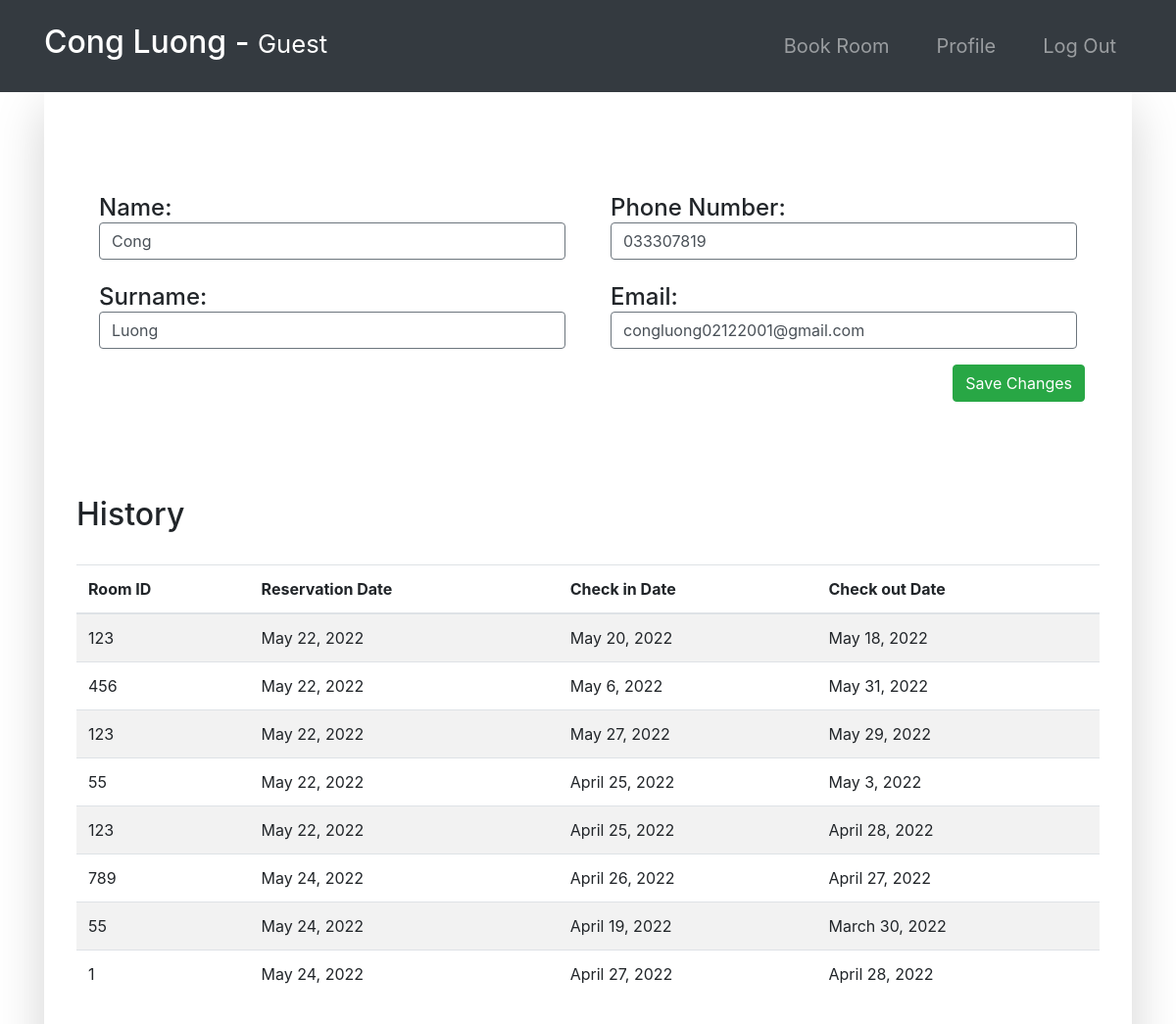
Page /guest-profile/2 (signed in) on the committed database.
### accounts/models.py (models this page shows, shortened)
class Guest(models.Model):
    user = models.OneToOneField(User, null=True, on_delete=models.CASCADE)
    phoneNumber = PhoneNumberField(unique=True)

### room/models.py (models this page shows, shortened)
class Booking(models.Model):
    roomNumber = models.ForeignKey(Room, on_delete=models.CASCADE)
    guest = models.ForeignKey(Guest, null=True, on_delete=models.CASCADE)
    dateOfReservation = models.DateField(default=timezone.now)
    startDate = models.DateField()
    endDate = models.DateField()

class Room(models.Model):
    ROOM_TYPES = (
        ('King', 'King'),
        ('Luxury', 'Luxury'),
        ('Normal', 'Normal'),
        ('Economic', 'Economic'),
    )
    number = models.IntegerField(primary_key=True)
    capacity = models.SmallIntegerField()
    numberOfBeds = models.SmallIntegerField()
    roomType = models.CharField(max_length=20, choices=ROOM_TYPES)
    price = models.FloatField()
    statusStartDate = models.DateField(null=True)
    statusEndDate = models.DateField(null=True)
    def __str__(self):
        return str(self.number)

### accounts/views.py (the view, shortened to what this page needs)
# urls.py: path('guest-profile/<str:pk>', guest_profile, name="guest-profile"),
@login_required(login_url='login')
def guest_profile(request, pk):
    tempUser = User.objects.get(id=pk)
    guest = Guest.objects.get(user=tempUser)
    role = str(request.user.groups.all()[0])
    path = role + "/"
    bookings = Booking.objects.filter(guest=guest)
    context = {
        "role": role,
        "guest": guest,
        "bookings": bookings
    }
    return render(request, path + "guest-profile.html", context)

### Templates/guest/guest-profile.html (shortened to what this page needs)
{% extends '../index.html' %}
{% block context %}
{% include '../common_pages/guest-profile.html' %}
{% endblock %}

### Templates/incs/nav.html (shortened to what this page needs)
<nav class="navbar navbar-dark bg-dark navbar-expand-lg py-3 " role="navigation">
    <div class="container">
        <a href="" class="navbar-brand">
            <h2 class="text-capitalize">
                {{ request.user.first_name }} {{ request.user.last_name }} -
                <small>
                    {{ role }}
                </small>
            </h2>
        </a>
        <div class="collapse navbar-collapse" id="navbarTags">
            <ul class="navbar-nav ml-auto">
                {% if role != 'guest' %}
                <li class="nav-item dropdown p-2">
                    <a class="nav-link dropdown-toggle" href="#" id="navbarDropdown" role="button"
                        data-toggle="dropdown" aria-haspopup="true" aria-expanded="false">
                        Options
                    </a>
                    <div class="dropdown-menu" aria-labelledby="navbarDropdown">
                        {% if role == 'admin' %}
                            <a class="dropdown-item" href="{% url 'guests'%}">Guests</a>
                            {% comment %} <a class="dropdown-item" href="{% url 'employees'%}">Employees</a> {% endcomment %}
                            {% comment %} <a class="dropdown-item" href="{% url 'events'%}">Events</a> {% endcomment %}
                            <a class="dropdown-item" href="{% url 'bookings' %}">Bookings</a>
                            <a class="dropdown-item" href="{% url 'rooms' %}">Rooms</a>
                            {% comment %} <a class="dropdown-item" href="{% url 'room-services' %}">Room Services</a> {% endcomment %}
                            {% comment %} <a class="dropdown-item" href="{% url 'announcements' %}">Announcements</a> {% endcomment %}
                            {% comment %} <a class="dropdown-item" href="{% url 'refunds' %}">Refunds</a> {% endcomment %}
                        {% elif role == 'manager' %}
                        <a class="dropdown-item" href="{% url 'guests'%}">Guests</a>
                        <a class="dropdown-item" href="{% url 'employees'%}">Employees</a>
                        <a class="dropdown-item" href="{% url 'events'%}">Events</a>
                        <a class="dropdown-item" href="{% url 'bookings' %}">Bookings</a>
                        <a class="dropdown-item" href="{% url 'rooms' %}">Rooms</a>
                        <a class="dropdown-item" href="{% url 'room-services' %}">Room Services</a>
                        <a class="dropdown-item" href="{% url 'announcements' %}">Announcements</a>
                        <a class="dropdown-item" href="{% url 'storage' %}">Storage</a>
                        <a class="dropdown-item" href="{% url 'refunds' %}">Refunds</a>
                        {% elif role == 'receptionist' %}
                        <a class="dropdown-item" href="{% url 'guests'%}">Guests Information</a>
                        <a class="dropdown-item" href="{% url 'rooms'%}">Room Information</a>
                        <a class="dropdown-item" href="{% url 'events'%}">Event Information</a>
                        <a class="dropdown-item" href="{% url 'bookings' %}">Booking Information</a>
                        <a class="dropdown-item" href="{% url 'announcements'%}">Announcements</a>
                        {% elif role == 'staff' %}
                        <a class="dropdown-item" href="{% url 'tasks'%}">My Tasks</a>
                        <a class="dropdown-item" href="{% url 'announcements'%}">Announcements</a>
                        <a class="dropdown-item" href="{% url 'food-menu'%}">Food Menu</a>
                        <a class="dropdown-item" href="{% url 'storage'%}">Storage</a>
                        {% endif %}
                    </div>
                </li>
                {%else%}
                <li class="nav-item mr-3 p-2">
                    {% if role == 'guest' or role == 'receptionist' or role == 'admin' or role == 'manager' %}
                    <a href="{% url 'rooms' %}" class="nav-link">Book Room</a>
                    {% endif %}
                    <li class="nav-item mr-3 p-2">
                        {% if role == 'guest' %}
                        <a href="{% url 'guest-profile' user.id %}" class="nav-link">Profile</a>
                        {% endif %}
                    </li>
                </li>
                {% endif %}
                <li class="nav-item p-2 ">
                    <a href="{% url 'logout' %}" class="nav-link">Log Out</a>
                </li>
            </ul>
        </div>
    </div>
</nav>

### Templates/common_pages/guest-profile.html (shortened to what this page needs)
<div class="container">
    <div class="shadow-lg p-5">
        <div class="row mt-5">
            <div class="col-6">
                <form action="" method="POST">
                    <div class="p-2 h4">
                        <span>Name:</span>
                        {% if guest.user.id != request.user.id %}
                        <span class="font-weight-normal">{{guest.user.first_name}} </span>
                        {% else %}
                        <input type="text" class="form-control border border-secondary" id="id_first_name"
                            value="{{guest.user.first_name}}" name="first_name">
                        {% endif %}
                    </div>
                    <div class="p-2 h4">
                        <span>Surname:</span>
                        {% if guest.user.id != request.user.id %}
                        <span class="font-weight-normal"> {{guest.user.last_name}}</span>
                        {% else %}
                        <input type="text" class="form-control border border-secondary" id="id_last_name"
                            value="{{guest.user.last_name}}" name="last_name">
                        {% endif %}
                    </div>
            </div>
            <div class="col-6">
                <div class="p-2 h4">
                    <span>Phone Number: </span>
                    {% if guest.user.id != request.user.id %}
                    <span class="font-weight-normal">{{guest.phoneNumber}}</span>
                    {% else %}
                    <input type="text" class="form-control border border-secondary" id="id_phoneNumber"
                        value="{{guest.phoneNumber}}" name="phoneNumber">
                    {% endif %}
                </div>
                <div class="p-2 h4">
                    <span>Email:</span>
                    {% if guest.user.id != request.user.id %}
                    <span class="font-weight-normal"> {{guest.user.email}}</span>
                    {% else %}
                    <input type="text" class="form-control border border-secondary" id="id_email"
                        value="{{guest.user.email}}" name="guest.user.email">
                    {% endif %}
                </div>
                {% if guest.user.id == request.user.id %}
                <button type="submit" name="submit" class="btn btn-success float-right">Save Changes</button>
                {% endif %}
            </div>
        </div>
        <br>
        <br>
        <div class="row">
            <div class="table-responsive table-striped my-5">
                <div class="table-header row">
                    <div class="col-sm-12 col-md-12 col-lg-4 mb-4">
                        <h2>History</h2>
                    </div>
                </div>
                <table class="table table-hover">
                    <thead>
                        <tr>
                            <th>Room ID</th>
                            <th>Reservation Date</th>
                            <th>Check in Date</th>
                            <th>Check out Date</th>
                        </tr>
                    </thead>
                    <tbody>
                        {% for bo in bookings %}
                        <tr>
                            <td>{{bo.roomNumber}}</td>
                            <td>{{bo.dateOfReservation}}</td>
                            <td>{{bo.startDate}}</td>
                            <td>{{bo.endDate}}</td>
                        </tr>
                        {% endfor %}
                    </tbody>
                </table>
            </div>
        </div>
    </div>
</div>

### static/css/main.css (style rules this page uses)
* { margin: 0; padding: 0; -webkit-font-smoothing: antialiased; }
body { position: relative; }
nav .nav-item { font-size: 20px; }

### rows in the picture
Guest: first_name "Cong", last_name "Luong", phoneNumber "033307819", user.email "congluong02122001@gmail.com"
Booking: roomNumber "123", dateOfReservation "May 22, 2022", startDate "May 20, 2022", endDate "May 18, 2022"
Booking: roomNumber "456", dateOfReservation "May 22, 2022", startDate "May 6, 2022", endDate "May 31, 2022"
Booking: roomNumber "123", dateOfReservation "May 22, 2022", startDate "May 27, 2022", endDate "May 29, 2022"
Booking: roomNumber "55", dateOfReservation "May 22, 2022", startDate "April 25, 2022", endDate "May 3, 2022"
Booking: roomNumber "123", dateOfReservation "May 22, 2022", startDate "April 25, 2022", endDate "April 28, 2022"
Booking: roomNumber "789", dateOfReservation "May 24, 2022", startDate "April 26, 2022", endDate "April 27, 2022"
Booking: roomNumber "55", dateOfReservation "May 24, 2022", startDate "April 19, 2022", endDate "March 30, 2022"
Booking: roomNumber "1", dateOfReservation "May 24, 2022", startDate "April 27, 2022", endDate "April 28, 2022"

### other values in the picture
{{ request.user.first_name }} "Cong"
{{ request.user.last_name }} "Luong"
{{ role }} "Guest"
